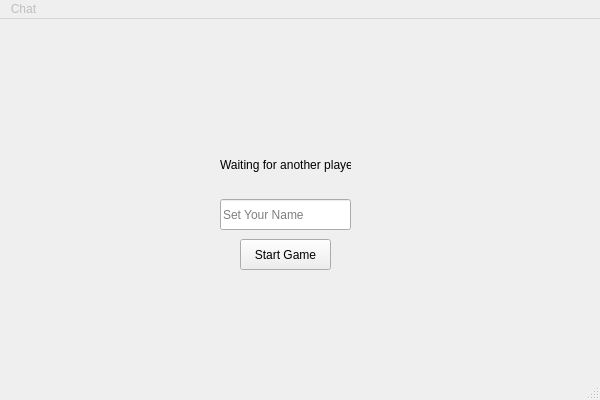
<?xml version="1.0" encoding="UTF-8"?>
<ui version="4.0">
 <class>CardGameClass</class>
 <widget class="QMainWindow" name="CardGameClass">
  <property name="geometry">
   <rect>
    <x>0</x>
    <y>0</y>
    <width>600</width>
    <height>400</height>
   </rect>
  </property>
  <property name="acceptDrops">
   <bool>true</bool>
  </property>
  <property name="windowTitle">
   <string>CardGame</string>
  </property>
  <property name="documentMode">
   <bool>false</bool>
  </property>
  <widget class="QWidget" name="centralWidget">
   <widget class="QPushButton" name="startGameButton">
    <property name="geometry">
     <rect>
      <x>240</x>
      <y>220</y>
      <width>91</width>
      <height>31</height>
     </rect>
    </property>
    <property name="text">
     <string>Start Game</string>
    </property>
   </widget>
   <widget class="QLabel" name="waitForPlayerLabel">
    <property name="geometry">
     <rect>
      <x>220</x>
      <y>120</y>
      <width>131</width>
      <height>51</height>
     </rect>
    </property>
    <property name="text">
     <string>Waiting for another player</string>
    </property>
   </widget>
   <widget class="QLineEdit" name="userNameLineEdit">
    <property name="geometry">
     <rect>
      <x>220</x>
      <y>180</y>
      <width>131</width>
      <height>31</height>
     </rect>
    </property>
    <property name="inputMethodHints">
     <set>Qt::ImhNone</set>
    </property>
    <property name="inputMask">
     <string/>
    </property>
    <property name="text">
     <string/>
    </property>
    <property name="maxLength">
     <number>15</number>
    </property>
    <property name="placeholderText">
     <string>Set Your Name</string>
    </property>
    <property name="clearButtonEnabled">
     <bool>false</bool>
    </property>
   </widget>
  </widget>
  <widget class="QStatusBar" name="statusBar"/>
  <widget class="QMenuBar" name="menuBar">
   <property name="geometry">
    <rect>
     <x>0</x>
     <y>0</y>
     <width>600</width>
     <height>21</height>
    </rect>
   </property>
   <widget class="QMenu" name="menuChat">
    <property name="enabled">
     <bool>false</bool>
    </property>
    <property name="acceptDrops">
     <bool>true</bool>
    </property>
    <property name="title">
     <string>Chat</string>
    </property>
    <addaction name="actionGlobalChat"/>
    <addaction name="actionLocalChat"/>
   </widget>
   <addaction name="menuChat"/>
  </widget>
  <action name="actionGlobalChat">
   <property name="checkable">
    <bool>true</bool>
   </property>
   <property name="enabled">
    <bool>true</bool>
   </property>
   <property name="text">
    <string>GlobalChat</string>
   </property>
  </action>
  <action name="actionLocalChat">
   <property name="checkable">
    <bool>true</bool>
   </property>
   <property name="text">
    <string>LocalChat</string>
   </property>
  </action>
 </widget>
 <layoutdefault spacing="6" margin="11"/>
 <resources>
  <include location="cardgame.qrc"/>
 </resources>
 <connections/>
</ui>
